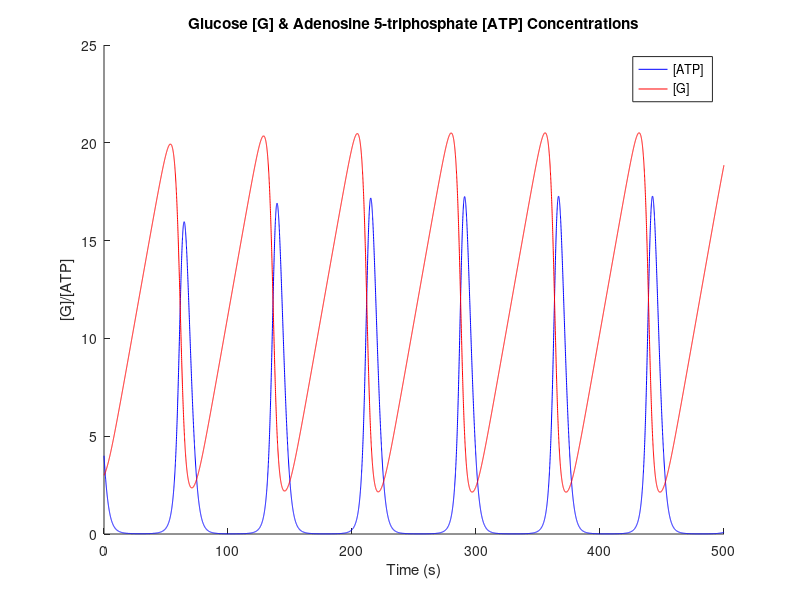
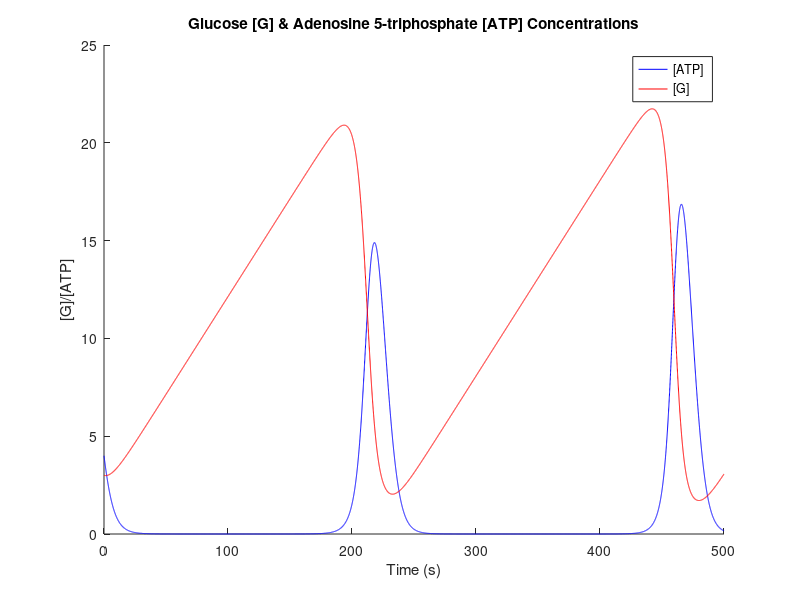
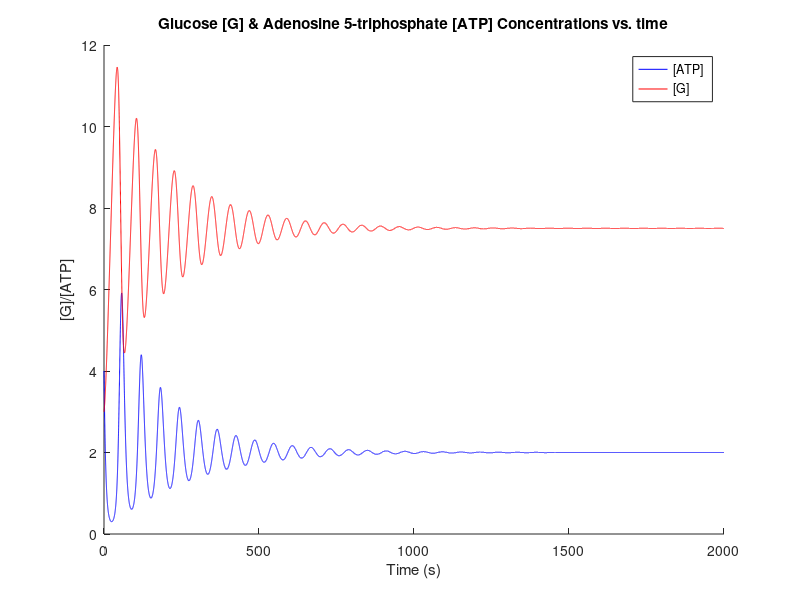
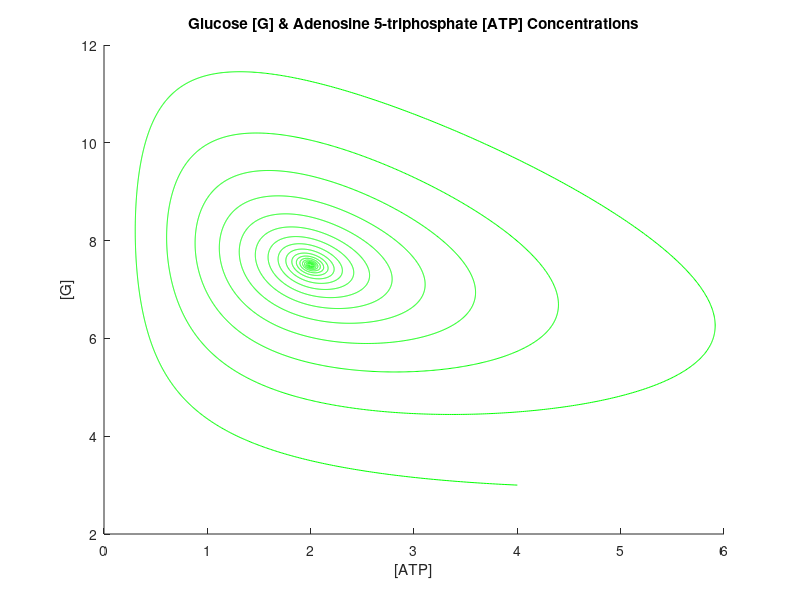

These figures' MATLAB source, in order:
%%

% By Santiago Taguado Menza
% July 31st, 2021
% Model of yeast glycolytic oscillations developed by Bier et al (1996)

%% Glucose & ATP Concentration Unsteady System

V_in = 0.36;
k1 = 0.02 ;
kp = 6 ;
Km = 12;

tlast = 500;
dt = 0.05;
 
iterations = round(tlast/dt) ; 
ATP_tot = zeros(iterations,1) ;
G_tot = zeros(iterations,1);

% Initial Conditions
ATP = 4;
G = 3;

for i = 1:iterations 
    
    ATP_tot(i) = ATP ;
    G_tot(i) = G;
    datpdt = 2*k1*G*ATP - ((kp*ATP)/(ATP+Km));
    dgdt =  V_in - k1*G*ATP;
    ATP = ATP + datpdt*dt;
    G = G + dgdt*dt;
end 
        
time = dt*(0:iterations-1)' ;

figure
hold on
plot(time, ATP_tot, 'b')
plot(time, G_tot,'r')
title('Glucose [G] & Adenosine 5-triphosphate [ATP] Concentrations')
xlabel('Time (s)')
ylabel('[G]/[ATP]')
legend('[ATP]','[G]','location','northeast')

%% Glucose & ATP Concentration Sustained Oscillatory Behavior

clear all
clc

V_in = 0.1;
k1 = 0.01 ;
kp = 3 ;
Km = 12;

tlast = 500;
dt = 0.05;
 
iterations = round(tlast/dt) ; 
ATP_tot = zeros(iterations,1) ;
G_tot = zeros(iterations,1);

% Initial Conditions
ATP = 4;
G = 3;

for i = 1:iterations 
    
    ATP_tot(i) = ATP ;
    G_tot(i) = G;
    datpdt = 2*k1*G*ATP - ((kp*ATP)/(ATP+Km));
    dgdt =  V_in - k1*G*ATP;
    ATP = ATP + datpdt*dt;
    G = G + dgdt*dt;
end 
        
time = dt*(0:iterations-1)' ;

figure
hold on
plot(time, ATP_tot, 'b')
plot(time, G_tot,'r')
title('Glucose [G] & Adenosine 5-triphosphate [ATP] Concentrations')
xlabel('Time (s)')
ylabel('[G]/[ATP]')
legend('[ATP]','[G]','location','northeast')

%% Glucose & ATP Concentration Damped Oscillatory Behavior: Concentration vs. Time & [ATP] vs. [G]

clear all
clc

V_in = 0.3;
k1 = 0.02 ;
kp = 6 ;
Km = 18;


tlast = 2000;
dt = 0.05;
 
iterations = round(tlast/dt) ; 
ATP_tot = zeros(iterations,1) ;
G_tot = zeros(iterations,1);

ATP = 4;
G = 3;

    for i = 1:iterations 
    ATP_tot(i) = ATP ;
    G_tot(i) = G;
    datpdt = 2*k1*G*ATP - ((kp*ATP)/(ATP+Km));
    dgdt =  V_in - k1*G*ATP;
    ATP = ATP + datpdt*dt;
    G = G + dgdt*dt;
    end 


    
time = dt*(0:iterations-1)' ;



figure
hold on
plot(time, ATP_tot, 'b')
plot(time, G_tot,'r')
title('Glucose [G] & Adenosine 5-triphosphate [ATP] Concentrations vs. time')
xlabel('Time (s)')
ylabel('[G]/[ATP]')
legend('[ATP]','[G]','location','northeast')

figure
hold on
plot(ATP_tot,G_tot,'g')
title('Glucose [G] & Adenosine 5-triphosphate [ATP] Concentrations')
xlabel('[ATP]')
ylabel('[G]')

%% Bifurcation Diagram of [G] & [ATP] vs. Glucose Transport Rate [Vin]

clear all
clc

k1 = 0.02 ;
kp = 6 ;
Km = 13;

tlast = 2000;
dt = 0.05;
 
iterations = round(tlast/dt) ; 
ATP_tot = zeros(iterations,1) ;
G_tot = zeros(iterations,1);

ATP = 4;
G = 3;
Vin = 0.1:0.1:1.4;

for j = 1:14
    
    V_in = Vin(j);
   
    for i = 1:iterations 
    ATP_tot(i) = ATP ;
    G_tot(i) = G;
    datpdt = 2*k1*G*ATP - ((kp*ATP)/(ATP+Km));
    dgdt =  V_in - k1*G*ATP;
    ATP = ATP + datpdt*dt;
    G = G + dgdt*dt;
    end 
    
    Gmax(j) = max(G_tot(750:1000));
    Gmin(j) = min(G_tot(750:1000));
    Amax(j) = max(ATP_tot(750:1000));
    Amin(j) = min(ATP_tot(750:1000));
    
end

    
time = dt*(0:iterations-1)' ;

figure
hold on
plot(Vin,Gmax,'b')
plot(Vin,Gmin,'b-.')
plot(Vin,Amax,'r')
plot(Vin,Amin,'r-.')
title('Bifurcation Diagram: Glucose [G] & Adenosine 5-triphosphate [ATP] Concentrations vs. Glucose Transport Rate (Vin)')
xlabel('V_i_n')
ylabel('[G]/[ATP]')
legend('[G] maxima','[G] minima','[ATP] maxima','[ATP] minima','location','northeast')
